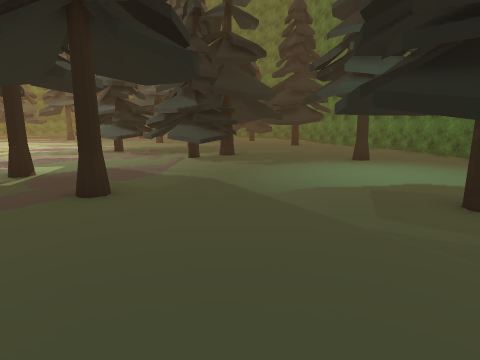
view 1 (above)

24 first-person views from a walk through a scene from a Unity 3-D project. The camera is 1.4 m above the floor, tilts 10° down and sees 75° across. The floor is counted in squares, 1 m on a side. Each view is taken from the middle of a square. On the plan, view 1 faces up. The plan holds only what a view shows up to about 14 squares ahead; the rest is blank. The place goes on beyond the plan. Some animated figures are not drawn. Door leaves are left out, so doorways stand open. Some surface patterns are stand-ins.

view 2
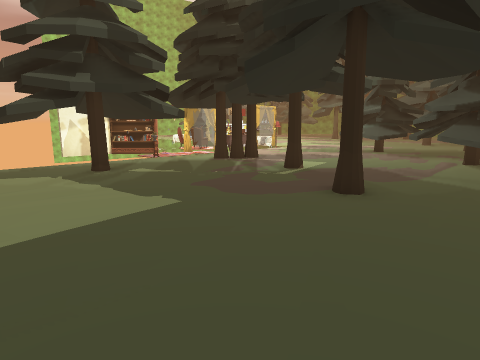

view 3
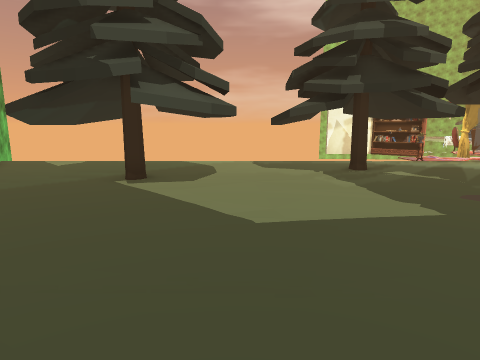

view 4
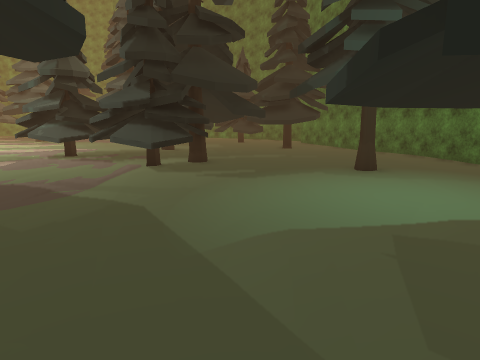

view 5
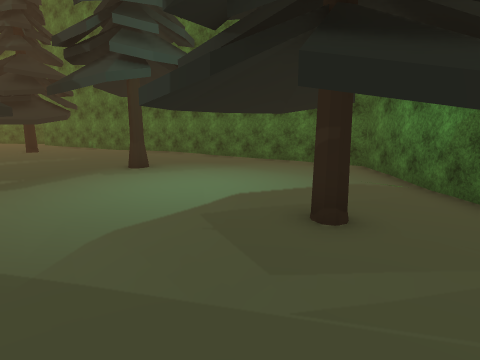

view 6
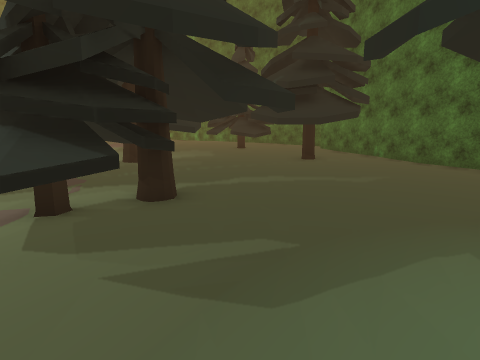

view 7
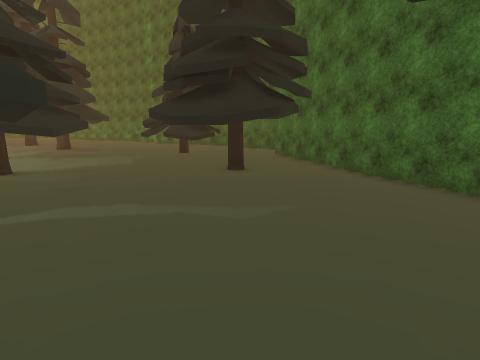

view 8
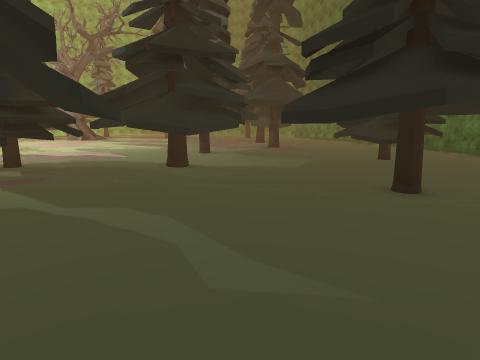

view 9
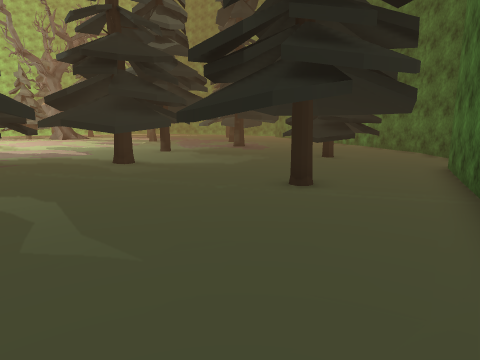

view 10
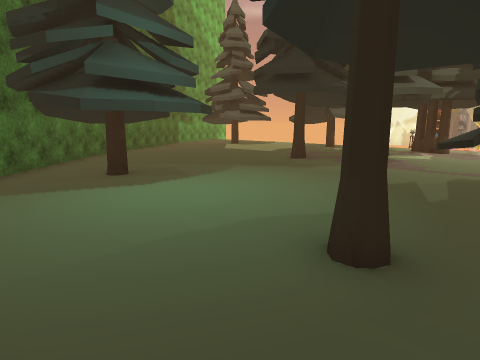

view 11
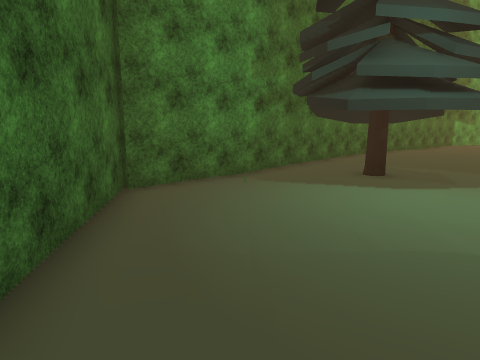

view 12
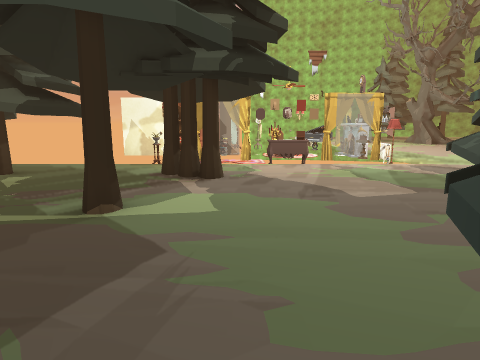

view 13
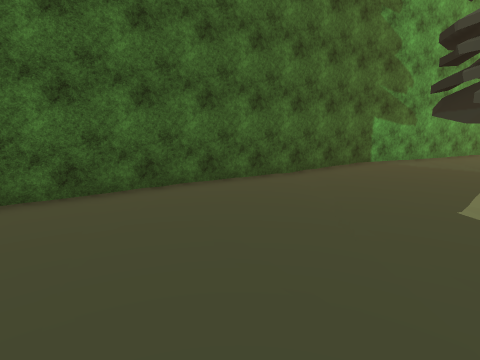

view 14
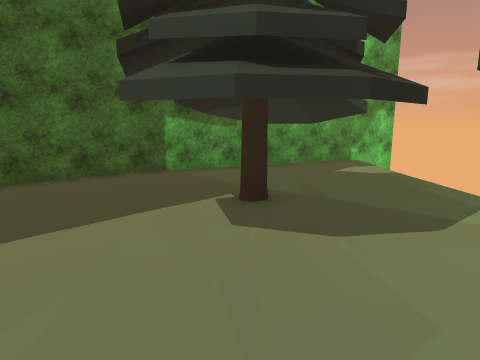

view 15
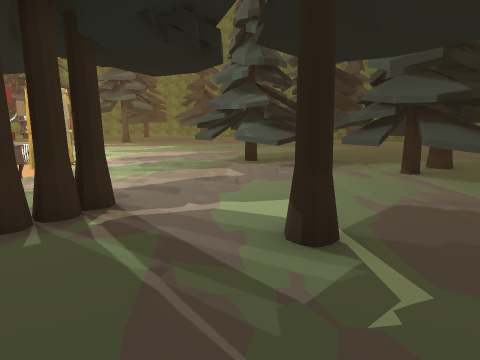

view 16
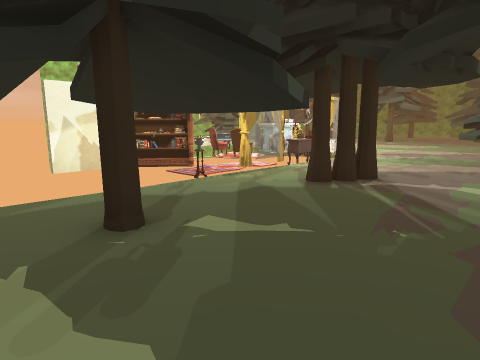

view 17
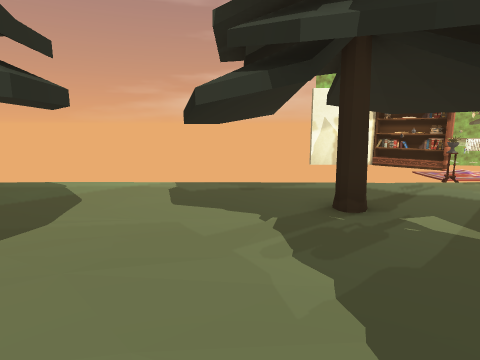

view 18
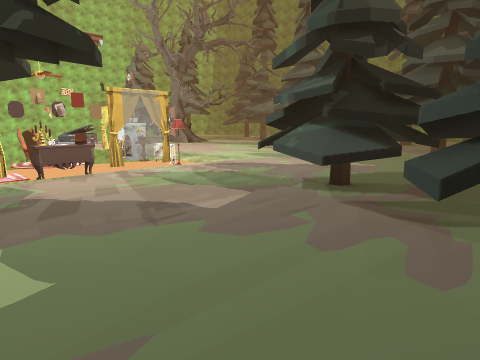

view 19
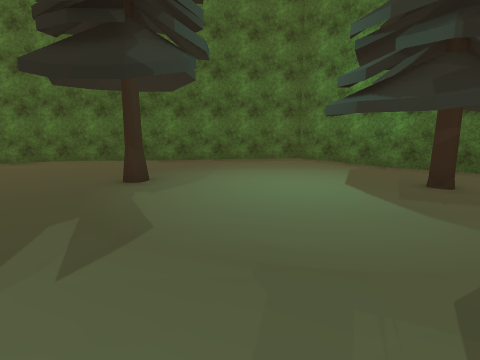

view 20
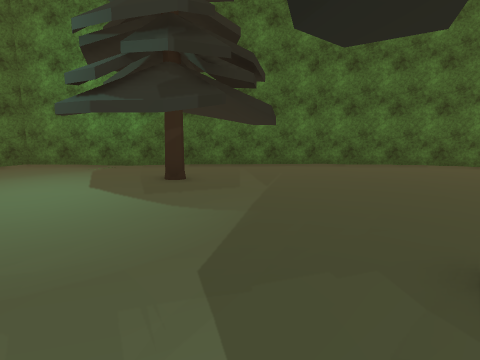

view 21
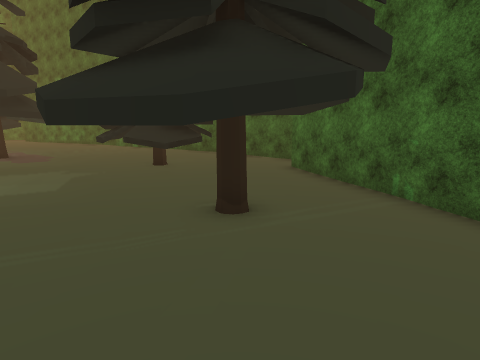

view 22
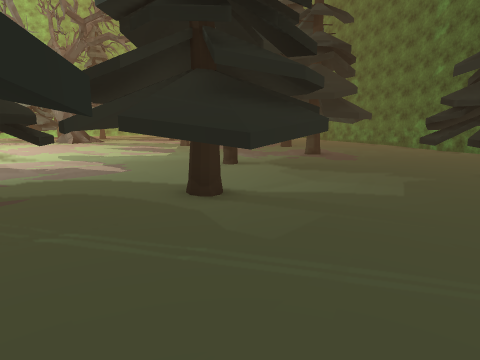

view 23
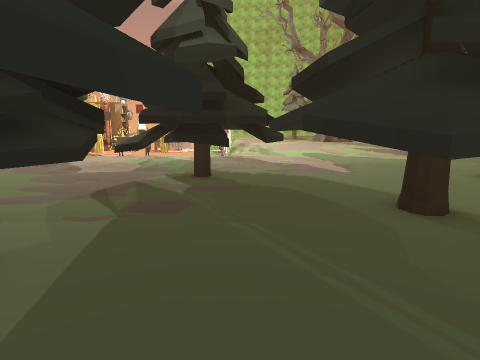

view 24
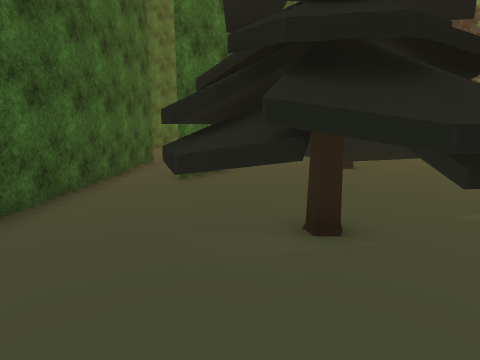

### Floor plan
Key: @ floor where view 1 was taken; # wall or solid block; . floor; D open door; = window, fence, low wall or low ledge; O other object.
Columns run from 15 left of view 1 to 11 right of it. Each row starts with its distance up from view 1.
 32           O .......##
 31          ..O........##
 30          O.O...OOO...##
 29           .O..OOOOO...##
 28          .....OOOOO....##
 27      .. OOO....OOOO..#..#
 26      ...........OO...#..
 25    ......O........OO.##
 24    ... .... .....O..OO#
 23    ....O.. OOO........#
 22   ......OO ...O....O..##
 21  ...........O.O........#
 20 ..........OO.OO..OOOO..#
 19 ....... OOOOOOO...O....##
 18 .......OOOO...OO........#
 17 OOO...OOOOO...OOO.......#
 16   #....OOOO.OOO..O......#
 15   =.....OO.OOOOO.O......#
 14   OO.......OOOOOOO...... #
 13    O.......OOOO.....O....#
 12   O..........OO..........#
 11   #......................#
 10   =..OO..................#
  9   O..O...O...............#
  8  OO...............OOO....#
  7 DD .........O....O...O.. ##
  6    OOOO.....O...........##
  5    ................O...##
  4    ..O...........O....##
  3   O...............OOO##
  2    OO.O.............#
  1    .OO.............##
  0    ...OO.......@..##
 -1    ..O..O.......###
 -2    ............##
 -3    ....O..... ##
 -4    .O.......##
 -5    ..OOOO..##
 -6    ...OO ###
 -7    ....###
 -8    ..###
 -9    ###

Positions as (right, up) in squares from view 1, and headings:
1: (0, 0), facing up
2: (0, 0), facing up-left
3: (0, 0), facing left
4: (1, 3), facing up
5: (0, 3), facing up-right
6: (1, 9), facing up
7: (4, 12), facing up
8: (6, 15), facing up-left
9: (8, 16), facing up-left
10: (8, 14), facing down-left
11: (8, 14), facing down
12: (-1, 11), facing left
13: (-1, 5), facing down
14: (-8, 3), facing down
15: (-7, 5), facing up
16: (-6, 2), facing up-left
17: (-5, 2), facing left
18: (-3, 10), facing up-left
19: (-3, 10), facing right
20: (-3, 10), facing down-right
21: (4, 17), facing up
22: (2, 17), facing up-left
23: (2, 18), facing left
24: (-1, 32), facing down-right
